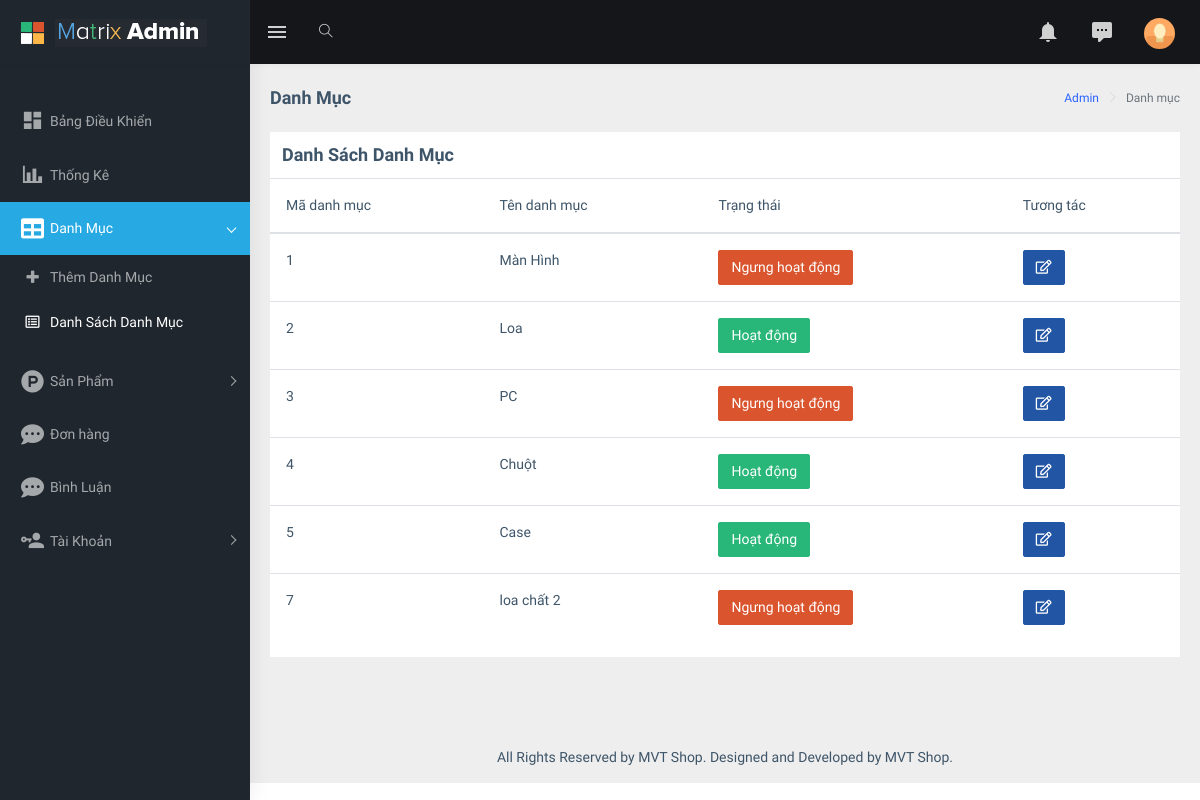
Page /admin/index.php?act=list_danhmuc on the committed database.
### tables this page shows
CREATE TABLE `category` (
  `category_id` int(11) NOT NULL,
  `category_name` varchar(100) NOT NULL,
  `status` enum('Active','Inactive','','') NOT NULL
);

### model/pdo.php (called while the page is built, shortened)
<?php
function pdo_get_connection(){
    $dburl = "mysql:host=localhost;dbname=group5_project1;charset=utf8";
    $username = 'root';
    $password = '';
    $conn = new PDO($dburl, $username, $password);
    $conn->setAttribute(PDO::ATTR_ERRMODE, PDO::ERRMODE_EXCEPTION);
    return $conn;
}
function pdo_query($sql){
    $sql_args = array_slice(func_get_args(), 1);
    try{
        $conn = pdo_get_connection();
        $stmt = $conn->prepare($sql);
        $stmt->execute($sql_args);
        $rows = $stmt->fetchAll();
        return $rows;
    }
    catch(PDOException $e){
        throw $e;
    }
    finally{
        unset($conn);
    }
}

### model/danhmuc.php (called while the page is built, shortened)
<?php
    function load_all_category(){
        $sql="SELECT * FROM category order by category_id";
        $list_category=pdo_query($sql);
        return $list_category;
    }
?>

### admin/danhmuc/list.php (the view, shortened to what this page needs)
<div class="page-wrapper">
  <div class="page-breadcrumb">
    <div class="row">
      <div class="col-12 d-flex no-block align-items-center">
        <h4 class="page-title">Danh Mục</h4>
        <div class="ml-auto text-right">
          <nav aria-label="breadcrumb">
            <ol class="breadcrumb">
              <li class="breadcrumb-item"><a href="#">Admin</a></li>
              <li class="breadcrumb-item active" aria-current="page">Danh mục</li>
            </ol>
          </nav>
        </div>
      </div>
    </div>
  </div>
  <div class="container-fluid">
    <div class="row">
      <div class="col-12">
        <div class="card">
          <h4 class="card-title" style="margin: 12px 12px">Danh Sách Danh Mục</h4>
          <table class="table">
            <thead>
              <tr>
                <th scope="col">Mã danh mục</th>
                <th scope="col">Tên danh mục</th>
                <th scope="col">Trạng thái</th>
                <th scope="col">Tương tác</th>
              </tr>
            </thead>
            <tbody>
            <?php
              foreach($list_category as $category){
                $status_text = ($category['status'] == 'Active') ? 'Hoạt động' : 'Ngưng hoạt động';
            ?>
              <tr>
              <th scope="row"><?php echo $category['category_id']?>
              </th>
              <td><?php echo $category['category_name']?></td>
              <?php
                if ($category['status'] == 'Active') { ?>
                  <td><input type="submit" class="btn btn-success" value="<?php echo $status_text ?>"></td>
                <?php }else{ ?>
                  <td><input type="submit" class="btn btn-danger" value="<?php echo $status_text ?>"></td>
                  <?php } ?>
              <td><a href="index.php?act=edit_danhmuc&category_id=<?php echo $category['category_id'] ?>"><i class="fas fa-edit btn btn-info"></i></a>
              </td>
            </tr>
            <?php } ?>
            </tbody>
          </table>
        </div>
      </div>
    </div>
  </div>

### rows in the picture
category: category_id "1", category_name "Màn Hình", status "Ngưng hoạt động"
category: category_id "2", category_name "Loa", status "Hoạt động"
category: category_id "3", category_name "PC", status "Ngưng hoạt động"
category: category_id "4", category_name "Chuột", status "Hoạt động"
category: category_id "5", category_name "Case", status "Hoạt động"
category: category_id "7", category_name "loa chất 2", status "Ngưng hoạt động"
